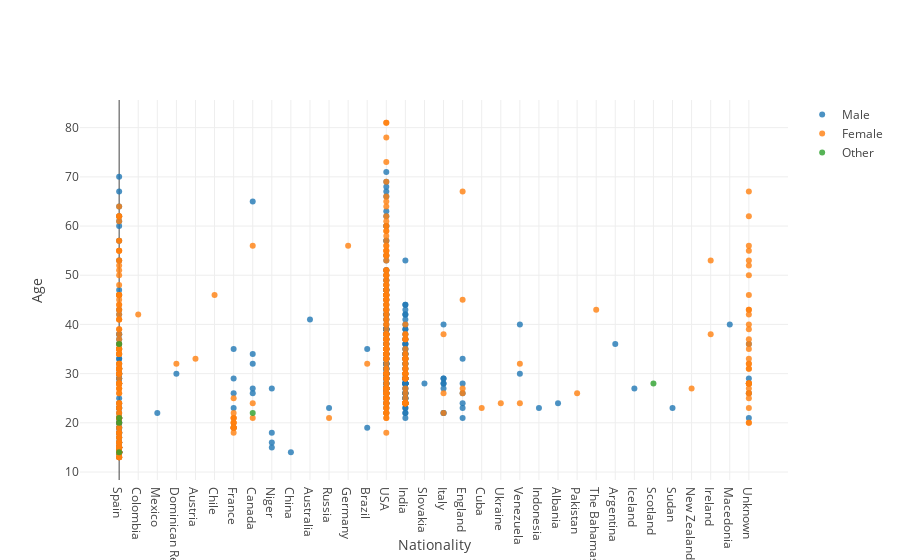

The notebook cell this image was saved under:
### Code cell
names_gender = ['Male', 'Female', 'Other']
tickvalsX = ['0', '1', '2', '3', '4', '5', '6', '7', '8', '9', '10', '11',
             '12', '13', '14', '15', '16', '17', '18', '19', '20', '21',
             '22', '23', '24', '25', '26', '27', '28', '29', '30', '31',
             '32', '33']
ticktextX = ['Spain', 'Colombia', 'Mexico', 'Dominican Rep.', 'Austria',
             'Chile', 'France', 'Canada', 'Niger', 'China',
             'Australia', 'Russia', 'Germany', 'Brazil', 'USA',
             'India', 'Slovakia', 'Italy', 'England', 'Cuba', 'Ukraine',
             'Venezuela', 'Indonesia', 'Albania',
             'Pakistan', 'The Bahamas', 'Argentina',
             'Iceland', 'Scotland', 'Sudan', 'New Zealand', 'Ireland',
             'Macedonia', 'Unknown']

fig8 = {
    'data': [
        {
            'x': data_complete_nationality[data_complete_nationality['Gender'] == gender]['Nationality'],
            'y': data_complete_nationality[data_complete_nationality['Gender'] == gender]['Age'],
            'name': gender, 'mode': 'markers',
            'marker': dict(
                opacity=np.full((len(data_complete_nationality.index), 1), 0.8),
                # size=data_complete_en[(data_complete_en['Gender'] == gender)]['Age'].value_counts()
            ),
            'name': names_gender[gender]
        } for gender in data_complete_nationality['Gender'].unique()
    ],
    'layout': {
        'xaxis': {
            'title': 'Nationality',
            'tickvals': tickvalsX,
            'ticktext': ticktextX},
        'yaxis': {'title': "Age"}

    }
}

iplot(fig8)
plt.show()

### Figure 1 — Plotly figure (JSON) as saved in the notebook; plotly's stock layout.template omitted (floating-point values rounded to 4 significant figures; data arrays with more than 128 entries replaced by an {"elided": "..."} marker saying what was removed)
{"data": [{"marker": {"opacity": {"elided": "767x1 float values"}}, "mode": "markers", "name": "Male", "type": "scatter", "uid": "79928a9c-db83-4742-bbc9-91dcd8b97cc4", "x": {"elided": "358 int values"}, "y": {"elided": "358 int values"}}, {"marker": {"opacity": {"elided": "767x1 float values"}}, "mode": "markers", "name": "Female", "type": "scatter", "uid": "65d8a3e5-82fc-4482-8697-00f0599f82d4", "x": {"elided": "403 int values"}, "y": {"elided": "403 int values"}}, {"marker": {"opacity": {"elided": "767x1 float values"}}, "mode": "markers", "name": "Other", "type": "scatter", "uid": "be02f290-4bc3-4153-8aec-512832432933", "x": [0, 0, 0, 7, 0, 28], "y": [20, 36, 14, 22, 21, 28]}], "layout": {"xaxis": {"ticktext": ["Spain", "Colombia", "Mexico", "Dominican Rep.", "Austria", "Chile", "France", "Canada", "Niger", "China", "Australia", "Russia", "Germany", "Brazil", "USA", "India", "Slovakia", "Italy", "England", "Cuba", "Ukraine", "Venezuela", "Indonesia", "Albania", "Pakistan", "The Bahamas", "Argentina", "Iceland", "Scotland", "Sudan", "New Zealand", "Ireland", "Macedonia", "Unknown"], "tickvals": ["0", "1", "2", "3", "4", "5", "6", "7", "8", "9", "10", "11", "12", "13", "14", "15", "16", "17", "18", "19", "20", "21", "22", "23", "24", "25", "26", "27", "28", "29", "30", "31", "32", "33"], "title": {"text": "Nationality"}}, "yaxis": {"title": {"text": "Age"}}}}
